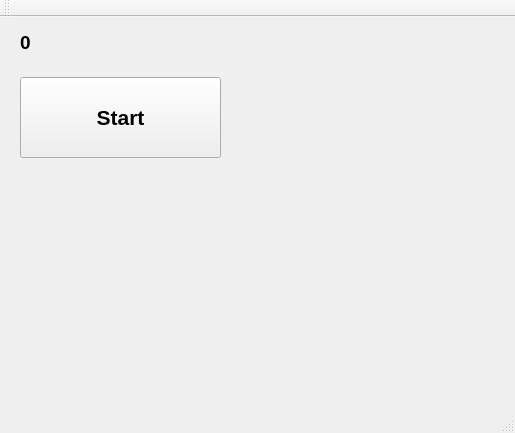
<?xml version="1.0" encoding="UTF-8"?>
<ui version="4.0">
 <class>MainWindow</class>
 <widget class="QMainWindow" name="MainWindow">
  <property name="geometry">
   <rect>
    <x>0</x>
    <y>0</y>
    <width>515</width>
    <height>433</height>
   </rect>
  </property>
  <property name="windowTitle">
   <string>MainWindow</string>
  </property>
  <widget class="QWidget" name="centralWidget">
   <widget class="QPushButton" name="pushButton_Start_Stop_Recording">
    <property name="geometry">
     <rect>
      <x>20</x>
      <y>60</y>
      <width>201</width>
      <height>81</height>
     </rect>
    </property>
    <property name="font">
     <font>
      <pointsize>16</pointsize>
      <weight>75</weight>
      <bold>true</bold>
     </font>
    </property>
    <property name="text">
     <string>Start</string>
    </property>
   </widget>
   <widget class="QLabel" name="label_Duration">
    <property name="geometry">
     <rect>
      <x>20</x>
      <y>10</y>
      <width>301</width>
      <height>31</height>
     </rect>
    </property>
    <property name="font">
     <font>
      <pointsize>14</pointsize>
      <weight>75</weight>
      <bold>true</bold>
     </font>
    </property>
    <property name="text">
     <string>0</string>
    </property>
   </widget>
  </widget>
  <widget class="QMenuBar" name="menuBar">
   <property name="geometry">
    <rect>
     <x>0</x>
     <y>0</y>
     <width>515</width>
     <height>23</height>
    </rect>
   </property>
  </widget>
  <widget class="QToolBar" name="mainToolBar">
   <attribute name="toolBarArea">
    <enum>TopToolBarArea</enum>
   </attribute>
   <attribute name="toolBarBreak">
    <bool>false</bool>
   </attribute>
  </widget>
  <widget class="QStatusBar" name="statusBar"/>
 </widget>
 <layoutdefault spacing="6" margin="11"/>
 <resources/>
 <connections/>
</ui>
